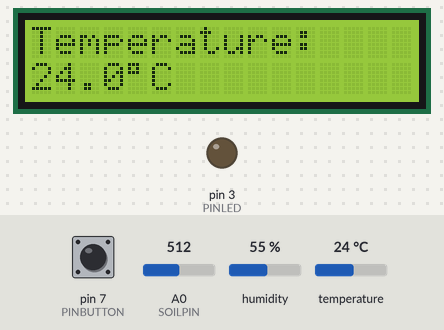
Recording of a sketch running on a simulated Arduino Uno, built with avr-gcc and run on an emulated ATmega328P. On the bench: 16×2 character LCD, output pins drawn as LEDs (lit = HIGH). Inputs (shaded band) come from the test bench; at power-on: pin 7 (PINBUTTON) HIGH, A0 (SOILPIN) = 512, humidity 55 %, temperature 24 °C. What the sketch prints to the serial monitor is not drawn.

Above: at 3.7 s.
3.8 s: pin 7 (PINBUTTON) pulled LOW for 3.2 s
At 5.5 s:
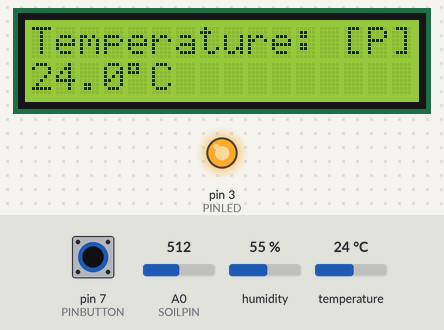
8.5 s: pin 7 (PINBUTTON) pulled LOW for 0.15 s
At 9.8 s:
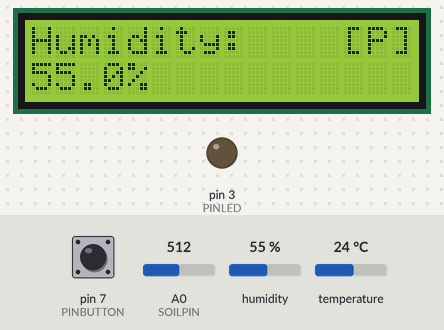
10.1 s: pin 7 (PINBUTTON) pulled LOW for 1 s
At 11.8 s:
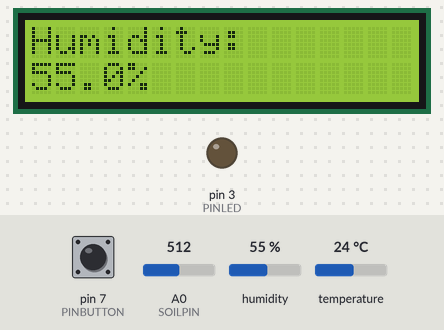
12.6 s: pin 7 (PINBUTTON) pulled LOW for 0.15 s
At 13.2 s:
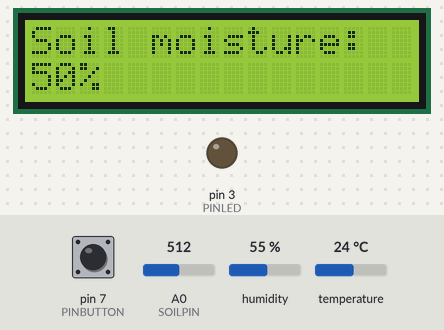
14.2 s: pin 7 (PINBUTTON) pulled LOW for 1 s
At 15.7 s:
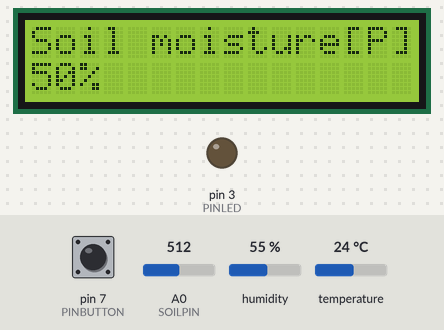
Timing chart, 0 to 17.2 s (numbered marks = the images above; inputs shaded):
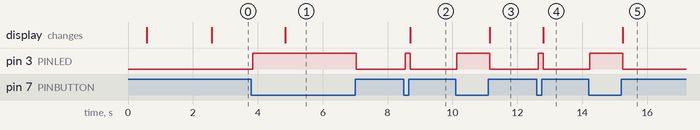

Measured:
- after the input at 3.8 s, pin 3 (PINLED): LOW → HIGH at once, → LOW 3.2 s later; the display: changes after 1.0 s (image 1)
- after the input at 8.5 s, pin 3 (PINLED): LOW → HIGH at once, → LOW 0.15 s later; the display: changes after 0.19 s (image 2)
- after the input at 10.1 s, pin 3 (PINLED): LOW → HIGH at once, → LOW 1.0 s later; the display: changes after 1.1 s (image 3)
- after the input at 12.6 s, pin 3 (PINLED): LOW → HIGH at once, → LOW 0.15 s later; the display: changes after 0.19 s (image 4)
- after the input at 14.2 s, pin 3 (PINLED): LOW → HIGH at once, → LOW 1.0 s later; the display: changes after 1.0 s (image 5)

The sketch:

main.ino
```cpp
#include <LiquidCrystal.h>
#include <DHT.h>

#define DHTPIN 2
#define DHTTYPE DHT22

#define PINBUTTON 7
#define PINLED 3
#define SOILPIN A0

// Pages
#define TEMP 0
#define HUMIDITY 1
#define MOISTURE 2
#define PAGE_COUNT 3

// Special screens
#define LOADING 3
#define ERR 4
#define TPTEF 5

DHT dht(DHTPIN, DHTTYPE);
LiquidCrystal lcd(12, 11, 5, 4, 8, 9);

int current = TEMP;

bool lastRawButton = HIGH;
bool stableButton = HIGH;

unsigned long lastDebounce = 0;
unsigned long lastRead = 0;
unsigned long buttonPressTime = 0;

const unsigned long DEBOUNCE_DELAY = 40;
const unsigned long READ_INTERVAL = 2000;
const unsigned long HOLD_DELAY = 1000;

float temperature = NAN;
float humidity = NAN;
int moisture = 0;

bool paused = false;
bool longPressHandled = false;

void render_page() {
    lcd.clear();

    switch (current) {
        case TEMP:
            lcd.print("Temperature:");
            lcd.setCursor(0, 1);

            if (isnan(temperature)) {
                lcd.print("Sensor error");
            } else {
                lcd.print(temperature, 1);
                lcd.print((char)223);
                lcd.print("C");
            }
            break;

        case HUMIDITY:
            lcd.print("Humidity:");
            lcd.setCursor(0, 1);

            if (isnan(humidity)) {
                lcd.print("Sensor error");
            } else {
                lcd.print(humidity, 1);
                lcd.print("%");
            }
            break;

        case MOISTURE:
            lcd.print("Soil moisture:");
            lcd.setCursor(0, 1);
            lcd.print(map(moisture, 0, 1023, 0, 100));
            lcd.print("%");
            break;

        case LOADING:
            lcd.print("System online");
            lcd.setCursor(0, 1);
            lcd.print("Starting...");
            break;

        case ERR:
            lcd.print("Oops!");
            lcd.setCursor(0, 1);
            lcd.print("Something failed");
            break;

        case TPTEF:
            lcd.print("2+2=5");
            break;

        default:
            lcd.print("Unknown page");
            break;
    }

    // Display [P] when paused
    if (paused) {
        lcd.setCursor(13, 0);
        lcd.print("[P]");
    }
}

void read_sensors() {
    temperature = dht.readTemperature();
    humidity = dht.readHumidity();
    moisture = analogRead(SOILPIN);

    Serial.print("Temperature: ");
    Serial.print(temperature);
    Serial.print(" C | Humidity: ");
    Serial.print(humidity);
    Serial.print(" % | Soil raw: ");
    Serial.println(moisture);
}

void setup() {
    pinMode(PINBUTTON, INPUT_PULLUP);
    pinMode(PINLED, OUTPUT);

    Serial.begin(9600);

    dht.begin();

    lcd.begin(16, 2);

    current = TPTEF;
    render_page();
    delay(500);

    current = LOADING;
    render_page();
    delay(2000);

    current = TEMP;
    read_sensors();
    render_page();

    lastRead = millis();
}

void loop() {
    unsigned long now = millis();

    // Button debounce
    bool rawButton = digitalRead(PINBUTTON);

    if (rawButton != lastRawButton) {
        lastDebounce = now;
        lastRawButton = rawButton;
    }

    if (now - lastDebounce >= DEBOUNCE_DELAY) {

        if (rawButton != stableButton) {
            stableButton = rawButton;

            // Button pressed
            if (stableButton == LOW) {
                buttonPressTime = now;
                longPressHandled = false;
            }

            // Button released
            else {
                // Short press switches page
                if (!longPressHandled) {
                    current++;

                    if (current >= PAGE_COUNT) {
                        current = TEMP;
                    }

                    render_page();
                }
            }
        }
    }

    // Detect 1-second hold
    if (stableButton == LOW &&
        !longPressHandled &&
        now - buttonPressTime >= HOLD_DELAY) {

        paused = !paused;
        longPressHandled = true;

        render_page();

        Serial.println(paused ? "System paused" : "System resumed");
    }

    // LED follows button
    digitalWrite(PINLED, stableButton == LOW);

    // Read sensors every 2 seconds
    if (!paused && now - lastRead >= READ_INTERVAL) {
        lastRead = now;
        read_sensors();
        render_page();
    }
}
```
